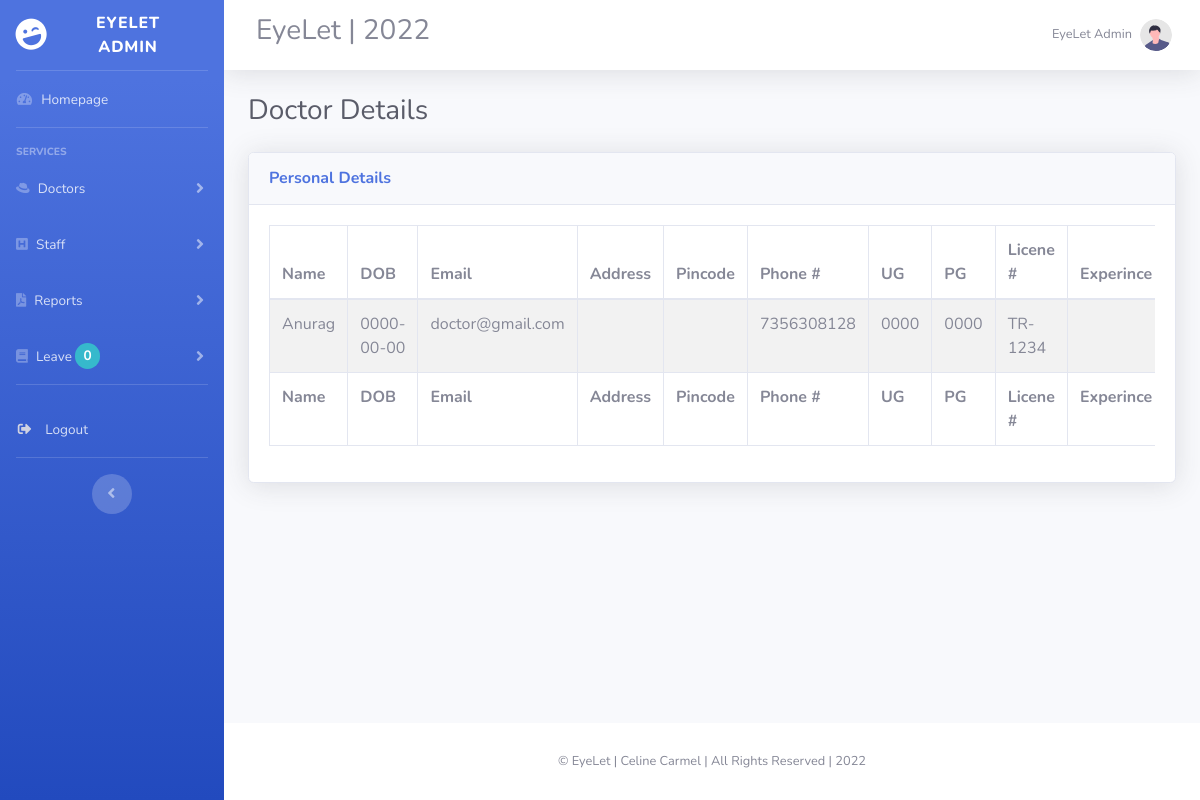
The page /admin/viewdoctor.php (signed in) on the database its author committed.
### tables this page shows
CREATE TABLE `tb_doctor` (
  `id` int(11) NOT NULL,
  `name` varchar(20) NOT NULL,
  `lno` varchar(30) NOT NULL,
  `phno` varchar(10) NOT NULL,
  `loginid` int(11) NOT NULL,
  `ug` varchar(20) NOT NULL,
  `ugyear` year(4) NOT NULL,
  `pg` varchar(20) NOT NULL,
  `pgyear` year(4) NOT NULL,
  `exp` varchar(10) NOT NULL,
  `expduration` varchar(10) NOT NULL,
  `specialization` varchar(50) NOT NULL,
  `address` varchar(30) NOT NULL,
  `pincode` varchar(6) NOT NULL,
  `dob` date NOT NULL
);

### admin/viewdoctor.php (the view, shortened to what this page needs)
<?php
    if(isset($_SESSION['logined']) && $_SESSION['logined']==1)
    {
  include 'adminheader.php';
  $sql = "select * from tb_doctor inner join tb_login on tb_login.id=tb_doctor.loginid";
  $result = mysqli_query($conn,$sql);
?>
                <div class="container-fluid">
                    <h1 class="h3 mb-2 text-gray-800">Doctor Details</h1>
                    <div class="card shadow mb-4">
                        <div class="card-header py-3">
                            <h6 class="m-0 font-weight-bold text-primary">Personal Details</h6>
                        </div>
                        <div class="card-body">
                            <div class="table-responsive">
                                <table class="table table-bordered table-striped" width="100%" cellspacing="0" id="table"  data-toggle="table"  data-height="460" data-pagination="true"
  data-search="true">
                                    <thead>
                                        <tr>
                                            <th>Name</th>
                                            <th>DOB</th>
                                            <th>Email</th>
                                            <th>Address</th>
                                            <th>Pincode</th>
                                            <th>Phone #</th>
                                            <th>UG</th>
                                            <th>PG</th>
                                            <th>Licene #</th>
                                            <th>Experince</th>
                                        </tr>
                                    </thead>
                                    <tfoot>
                                        <tr>
                                           <th>Name</th>
                                           <th>DOB</th>
                                            <th>Email</th>
                                            <th>Address</th>
                                            <th>Pincode</th>
                                            <th>Phone #</th>
                                            <th>UG</th>
                                            <th>PG</th>
                                            <th>Licene #</th>
                                            <th>Experince</th>
                                        </tr>
                                    </tfoot>
                                    <tbody>
                      <?php while ($row=mysqli_fetch_array($result))
                      {  ?>
                                        <tr>
                                            <td><?php echo $row['name']; ?></td>
                                            <td><?php echo $row['dob']; ?></td>
                                            <td><?php echo $row['username']; ?></td>
                                            <td><?php echo $row['address']; ?></td>
                                            <td><?php echo $row['pincode']; ?></td>
                                            <td><?php echo $row['phno']; ?></td>
                                            <td><?php echo $row['ug']." ".$row['ugyear'] ?></td>
                                            <td><?php echo $row['pg']." ".$row['pgyear'] ?></td>
                                            <td><?php echo $row['lno']; ?></td>
                                            <td><?php echo $row['exp']; ?></td>
                                        </tr>
                      <?php } ?>
                                    </tbody>
                                </table>
                            </div>
                        </div>
                    </div>
                </div>
            <?php include 'adminfooter.php'; }
    else
    {
        Header("location:../index.php");
    }
?>

### rows shown on the page
tb_doctor: name "Anurag", dob "0000-00-00", loginid.username "doctor@gmail.com", phno "7356308128", ugyear "0000", pgyear "0000", lno "TR-1234"

### other values the page prints
$count1+$count2 "0"
